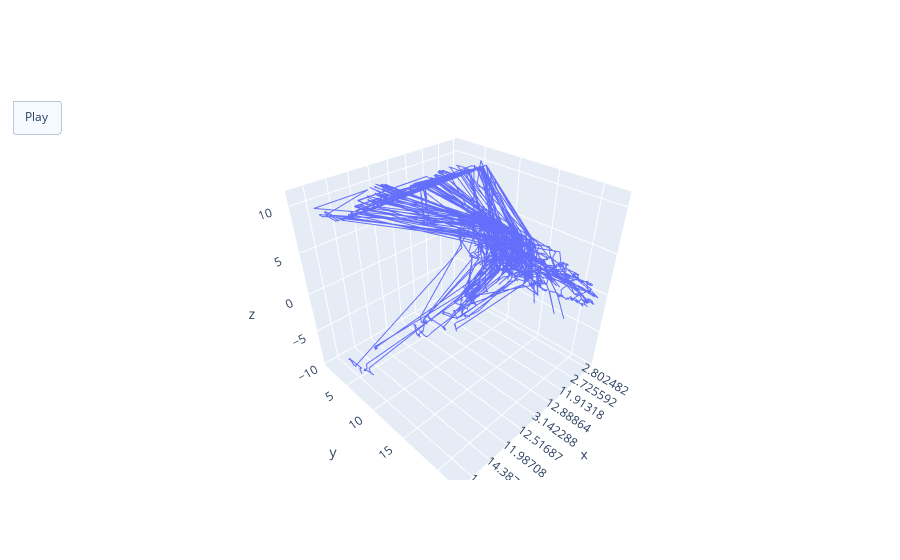

Here is the notebook cell this chart was saved with:
### Code cell
import plotly.graph_objects as go



fig = go.Figure(data=[go.Scatter3d(x=df_s['xPos'], y=df_s['yPos'], z=df_s['zPos'], \
                mode='lines')],
                layout=go.Layout(
                    xaxis=dict(range=[-25, 25], autorange=False),
                    yaxis=dict(range=[-25, 25], autorange=False),
                    updatemenus=[dict(type="buttons",
                        buttons=[dict(label="Play",
                        method="animate",
                        args=[dict(frame=[dict(duration=30)], 
                                    transition=[dict(duration=30)])])]
                )]),
                frames=[go.Frame(data=[go.Scatter3d(x=[df_s.loc[k, 'xPos']], y=[df_s.loc[k, 'yPos']], z=[df_s.loc[k, 'zPos']], 
                mode='markers')], 
                # layout=go.Layout(
                #     xaxis=dict(range=[-25, 25], autorange=False),
                #     yaxis=dict(range=[-25, 25], autorange=False)),
                )
                for k in df_s.index
                ]
                )


# fig.update_layout(margin=dict(l=0, r=0, b=0, t=0))
# fig.layout.updatemenus[0].buttons[0].args[0]['frame']['duration'] = 30
# fig.layout.updatemenus[0].buttons[0].args[0]['transition']['duration'] = 5
fig.show()

# fig.update_layout(
#     scene = dict(
#         xaxis = dict(nticks=4, range=[-100,100],),
#                      yaxis = dict(nticks=4, range=[-50,100],),
#                      zaxis = dict(nticks=4, range=[-100,100],),),
#     width=700,
#     margin=dict(r=20, l=10, b=10, t=10))

### Figure 1 — Plotly figure (JSON) as saved in the notebook; plotly's stock layout.template omitted (floating-point values rounded to 4 significant figures; data arrays with more than 128 entries replaced by an {"elided": "..."} marker saying what was removed)
{"data": [{"mode": "lines", "type": "scatter3d", "x": {"elided": "9877 str values"}, "y": {"elided": "9877 float values"}, "z": {"elided": "9877 float values"}}], "layout": {"updatemenus": [{"buttons": [{"args": [{"frame": [{"duration": 30}], "transition": [{"duration": 30}]}], "label": "Play", "method": "animate"}], "type": "buttons"}], "xaxis": {"autorange": false, "range": [-25, 25]}, "yaxis": {"autorange": false, "range": [-25, 25]}}}
